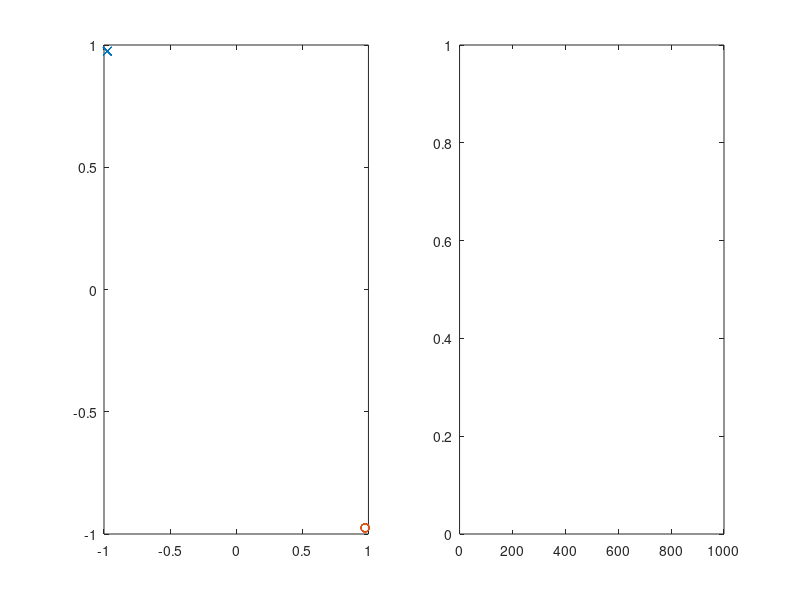

Write MATLAB code to recreate this figure.
clear all;
close all;

function [X,Y] = initData(origin, pointsCount, value)
  %noise = rand(pointsCount, 3) - 0.5;
  noise = 0;
  X = [ones(pointsCount,1) (ones(pointsCount,2) .* origin)] + noise;
  Y = ones(pointsCount, 1) * value;
end

pointsCount = 10;

origin1 = [5 1];
[X1,Y1] = initData(origin1, pointsCount, 1);

origin2 = [1 5];
[X2, Y2] = initData(origin2, pointsCount, 0);

X = [X1;X2];
Y = [Y1;Y2];

X = normalize(X);

theta = rand(size(X,2),1);
gradientDescentStep = 0.01;
costStabilityDiff = 0.0001;

for i=1:1000
  estimationFunction = (1/(1+exp(-X * theta)))';
  cost(i) = -1/size(X,1) * sum(Y .* log(estimationFunction) + (1-Y) .* log(1-estimationFunction));
  if length(cost)> 1 && abs(cost(i) - cost(i-1))<costStabilityDiff
    break;
   end
   theta = theta - gradientDescentStep * sum((estimationFunction - Y) .* X)';
end

theta

figure('Position', [200, 200, 1200, 500])
subplot(1,2,1)
zeroIndexes = find(Y == 0);
plot(X(zeroIndexes,2),X(zeroIndexes,3),'x')
hold on;
oneIndexes = find(Y == 1);
plot(X(oneIndexes,2),X(oneIndexes,3),'o')
hold on;
abscisse = min(X(:,2)):0.1:max(X(:,2));
plot(abscisse, (-theta(2) * abscisse - theta(1))/theta(3))

subplot(1,2,2)
plot(1:length(cost),cost)